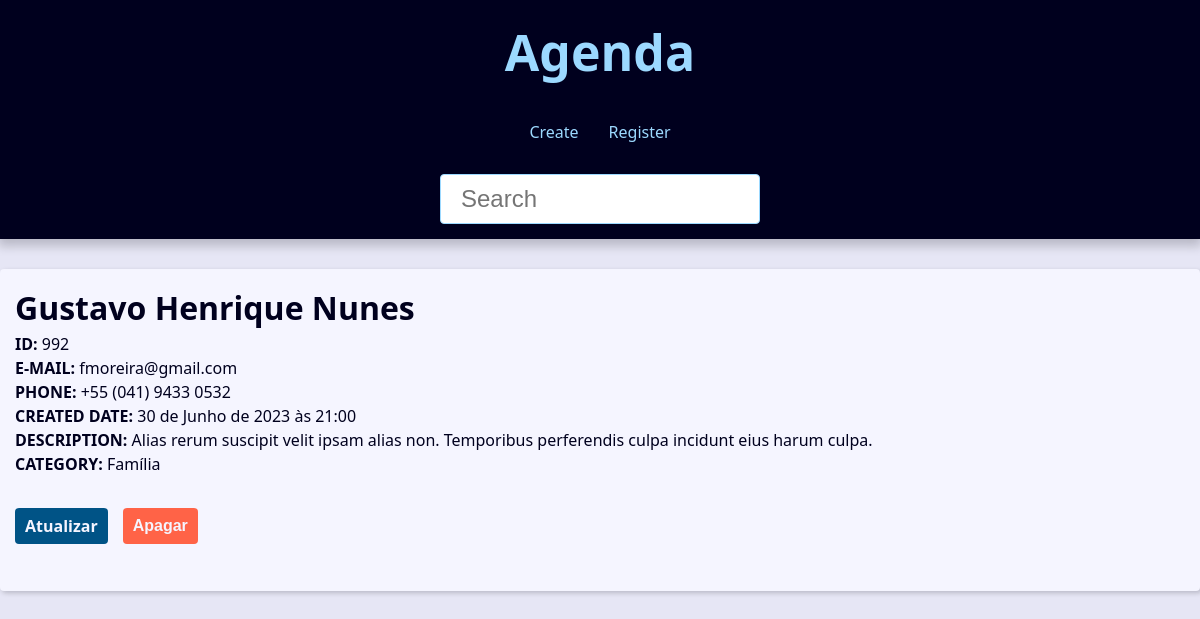
Screenshot of /contato/992/detail with the database file from the repository.
### contact/models.py (models this page shows, shortened)
class contact(models.Model):
    first_name = models.CharField(max_length=20)
    last_name = models.CharField(max_length=20)
    phone = models.CharField(max_length=15,verbose_name='Telefone')
    email = models.EmailField(max_length=254, blank=True)
    created_date = models.DateTimeField(default=timezone.now)
    description = models.TextField(blank=True)
    show = models.BooleanField(default=True)
    picture = models.ImageField(blank=True, upload_to='pictures/%Y/%m/')
    category = models.ForeignKey(Category, on_delete=models.SET_NULL,blank=True, null=True)
    owner = models.ForeignKey(User, on_delete=models.SET_NULL,blank=True, null=True)

class Category(models.Model):
    class Meta:
        verbose_name = 'Category'
        verbose_name_plural = 'Categories'
    name = models.CharField(max_length=20)
    def __str__(self) -> str:
        return (f'{self.name}')

### contact/views/contact_views.py (the view)
# urls.py: path('contato/<int:contact_id>/detail', views.contatos, name='contatos'), #Read
def contatos(request, contact_id):
    single_contact = get_object_or_404(contact.objects, pk=contact_id, show=True)
    site_nome = f'{single_contact.first_name} {single_contact.last_name} - '
    context = {
        'pagina_contato' : single_contact,
        'site_nome' : site_nome
    }
    return render(request,
                'contact/contact.html',
                context,
                )

### contact/templates/contact/contact.html (shortened to what this page needs)
{% extends "base.html" %}
{% block content %}
    <div class="sigle-contact">
        <h1 class="single-contact-name">
            {{pagina_contato.first_name}} {{pagina_contato.last_name}}
        </h1>
            <p>
                <b>ID: </b>
                {{pagina_contato.id}}
            </p>
            <p>
                <b>E-MAIL: </b>
                {{pagina_contato.email}}
            </p>
            <p>
                <b>PHONE: </b>
                {{pagina_contato.phone}}
            </p>
            <p>
                <b>CREATED DATE: </b>
                {{pagina_contato.created_date}}
            </p>
            <p>
                <b>DESCRIPTION:</b>
                {{pagina_contato.description}}
            </p>
            <p>
                <b>CATEGORY: </b>
                {{pagina_contato.category}}
            </p>
            <div class="contact-links">
                <a class="btn btn-link" href="{% url 'contact:update' pagina_contato.id %}">Atualizar</a>
                <form action="{% url 'contact:delete' pagina_contato.id %}" method="post">
                    {% if confirmation == 'no' %}
                        <input type="hidden" name="confirmation" value="yes">
                        <button class="btn btn-link btn-confirmar" type="submit">Confirmação</button>
                        {% else %}
                        <button class="btn btn-link btn-delete" type="submit">Apagar</button>
                    {% endif %}
                </form>
            </div>
    </div>
{% endblock content %}

### base/static/global/css/style.css (style rules this page uses)
:root { --spacing: 1.5rem; --link-dark-color: rgb(0, 83, 134); --link-light-color: rgb(156, 217, 255); --clr-white: rgb(245, 245, 255); --clr-black: rgb(0, 0, 30); --clr-light-gray: rgb(230, 230, 245); --clr-dark-shadow-5: rgba(0, 0, 10, 5%); --clr-dark-shadow-10: rgba(0, 0, 10, 10%); --clr-dark-shadow-20: rgba(0, 0, 10, 20%); --clr-light-shadow-5: rgba(200, 200, 255, 5%); --clr-light-shadow-10: rgba(200, 200, 255, 10%); --clr-light-shadow-20: rgba(200, 200, 255, 20%); --main-page-width: 120rem; --table-min-width: 60rem; --biggest-font-size: 5rem; --bigger-font-size: 4rem; --big-font-size: 3.2rem; --medium-font-size: 2.4rem; --small-font-size: 1.6rem; --smaller-font-size: 1.4rem; --smallest-font-size: 1.2rem; --transition-fast: 300ms; --transition-medium: 600ms; --transition-slow: 1s; --default-border-radius: 4px; }
*, *::before, *::after { margin: 0; padding: 0; box-sizing: border-box; }
html { font-size: 62.5%; }
body { font-family: system-ui, -apple-system, BlinkMacSystemFont, 'Segoe UI', Roboto, Oxygen, Ubuntu, Cantarell, 'Open Sans', 'Helvetica Neue', sans-serif; line-height: 1.5; font-size: var(--small-font-size); color: var(--clr-black); -webkit-font-smoothing: antialiased; background: var(--clr-light-gray); }
.btn { background-color: var(--link-dark-color); color: var(--clr-white); font-weight: bold; border: none; padding: 1rem 3rem; border-radius: var(--default-border-radius); cursor: pointer; transition: filter var(--transition-fast) ease-in-out; }
.contact-links { margin-block: calc(var(--small-font-size) * 2); display: flex; align-items: center; gap: 0 var(--spacing); }
.btn-link { font-size: var(--small-font-size); text-decoration: none; font-weight: bold; padding: 1rem; display: block; line-height: var(--small-font-size); }
.btn-delete { background: tomato; }

### rows the page displays
contact: first_name "Gustavo", last_name "Henrique Nunes", id "992", email "fmoreira@gmail.com", phone "+55 (041) 9433 0532", created_date "30 de Junho de 2023 às 21:00", description "Alias rerum suscipit velit ipsam alias non. Temporibus perferendis culpa incidunt eius harum culpa.", category "Família"
